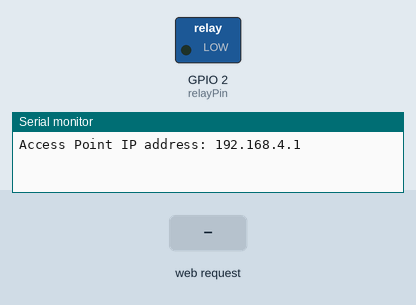
This sketch was run on a simulated ESP32. On the bench: switched loads named in the sketch (green lamp = pin HIGH), the last lines printed to the serial monitor. Inputs (shaded band) come from the test bench.

Above: at 1.2 s.
1.3 s: HTTP request GET /on received
At 2.3 s:
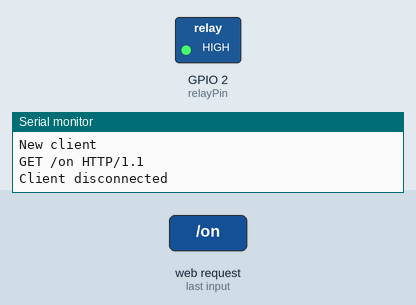
2.8 s: HTTP request GET /off received
At 3.5 s:
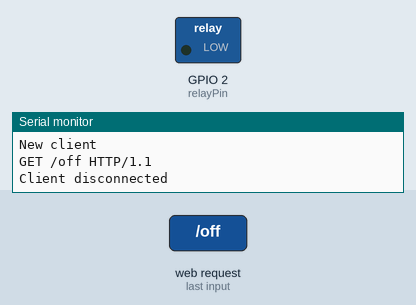
Timing chart, 0 to 5.8 s (numbered marks = the images above; inputs shaded):
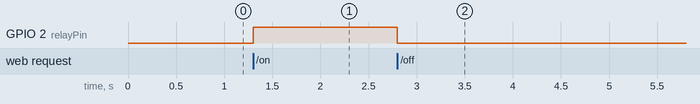

Measured:
- after the input at 1.3 s, GPIO 2 (relayPin): LOW → HIGH at once
- after the input at 2.8 s, GPIO 2 (relayPin): HIGH → LOW at once

The sketch:

lightsAPnewNetwork.ino
```cpp
#include <WiFi.h>

const char *ssid = "maxspier.com";
const char *password = "maxIsGreat$4";

const int relayPin = 2; // Pin connected to the relay or light
WiFiServer server(80);

void setup() {
  Serial.begin(115200);

  // Set up the ESP32 as an Access Point
  WiFi.softAP(ssid, password);

  // Set up the relay pin as an output
  pinMode(relayPin, OUTPUT);

  IPAddress myIP = WiFi.softAPIP();
  Serial.print("Access Point IP address: ");
  Serial.println(myIP);

  // Start server
  server.begin();
}

void loop() {
  WiFiClient client = server.available();

  if (client) {
    Serial.println("New client");

    while (client.connected()) {
      if (client.available()) {
        String request = client.readStringUntil('\r');
        Serial.println(request);

        if (request.indexOf("/on") != -1) {
          digitalWrite(relayPin, HIGH); // Turn on the light
          client.println("HTTP/1.1 200 OK");
          client.println("Content-type:text/plain");
          client.println();
          client.println("Request processed. Light successfully turned on.");
        } else if (request.indexOf("/off") != -1) {
          digitalWrite(relayPin, LOW); // Turn off the light
          client.println("HTTP/1.1 200 OK");
          client.println("Content-type:text/plain");
          client.println();
          client.println("Request processed. Light successfully turned off.");
        }else if(request.indexOf("/") != -1){
          client.println("HTTP/1.1 200 OK");
          client.println("Content-type:text/plain");
          client.println();
          client.println("Please go to either /on or /off to turn the light either on or off!");

          client.println();

            // the content of the HTTP response follows the header:
          client.print("Click <a href=\"/H\">here</a> to turn ON the LED.<br>");
          client.print("Click <a href=\"/L\">here</a> to turn OFF the LED.<br>");

            // The HTTP response ends with another blank line:
          client.println();
        } else {
          client.println("HTTP/1.1 404 Not Found");
          client.println("Content-type:text/plain");
          client.println();
          client.println("The server cannot find the requested resource. The URL is not recognized.");

        }

        // Respond to the client

        // Break out of the loop after handling one request
        break;
      }
    }

    // Close the connection
    client.stop();
    Serial.println("Client disconnected");
  }
}
```
